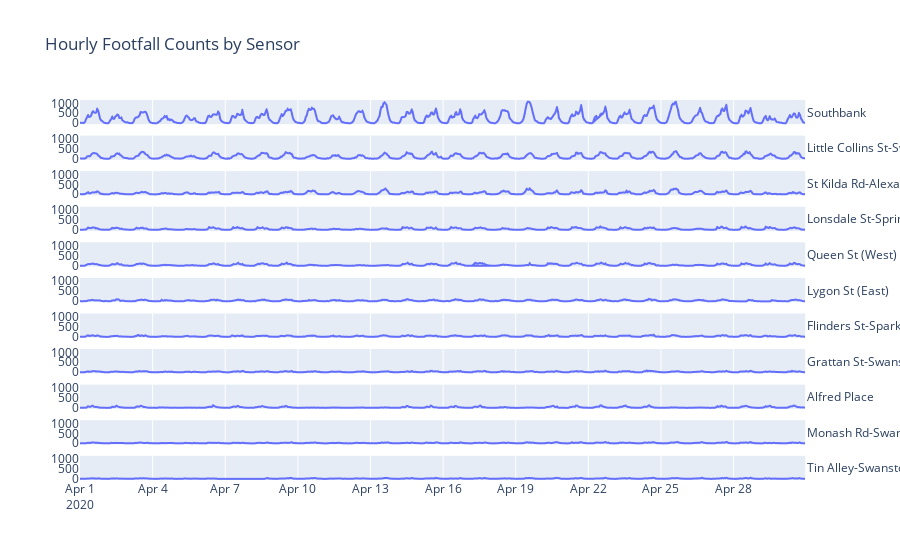

The notebook cell saved with this chart:
### Code cell
def plot_sensors(df, sensor=None, year=None, month=None, same_yscale=False, row_height=100, **kwargs):
    df = filter_foot_df(df, year=year, month=month, sensor=sensor)
    
    sensor_order = df.groupby("Sensor_Name")["Hourly_Counts"].sum().sort_values(ascending=False)
    
    # make the figure with Plotly Express
    fig = px.line(
        df, y="Hourly_Counts", x="datetime", facet_row="Sensor_Name", title="Hourly Footfall Counts by Sensor", 
        category_orders={'Sensor_Name': list(sensor_order.index)}, height=len(sensor_order)*row_height, **kwargs
    )
    
    # update figure produced by Plotly Express with fine-tuning 
    fig.update_yaxes(matches=None if same_yscale else "y", showgrid=False, zeroline=False, title_text=None)
    fig.update_xaxes(showgrid=True, title_text=None)
    fig.for_each_annotation(lambda a: a.update(textangle=0, text=a.text.split('=')[-1]))
    return fig

plot_sensors(foot_df, sensor=sensors, year=2020, month="April", same_yscale=False)

### Figure 1 — Plotly figure (JSON) as saved in the notebook; plotly's stock layout.template omitted (floating-point values rounded to 4 significant figures; data arrays with more than 128 entries replaced by an {"elided": "..."} marker saying what was removed)
{"data": [{"hovertemplate": "Sensor_Name=Southbank<br>datetime=%{x}<br>Hourly_Counts=%{y}<extra></extra>", "legendgroup": "", "line": {"color": "#636efa", "dash": "solid"}, "mode": "lines", "name": "", "showlegend": false, "type": "scattergl", "x": {"elided": "720 str values"}, "xaxis": "x11", "y": {"elided": "720 int values"}, "yaxis": "y11"}, {"hovertemplate": "Sensor_Name=Little Collins St-Swanston St (East)<br>datetime=%{x}<br>Hourly_Counts=%{y}<extra></extra>", "legendgroup": "", "line": {"color": "#636efa", "dash": "solid"}, "mode": "lines", "name": "", "showlegend": false, "type": "scattergl", "x": {"elided": "720 str values"}, "xaxis": "x10", "y": {"elided": "720 int values"}, "yaxis": "y10"}, {"hovertemplate": "Sensor_Name=St Kilda Rd-Alexandra Gardens<br>datetime=%{x}<br>Hourly_Counts=%{y}<extra></extra>", "legendgroup": "", "line": {"color": "#636efa", "dash": "solid"}, "mode": "lines", "name": "", "showlegend": false, "type": "scattergl", "x": {"elided": "720 str values"}, "xaxis": "x9", "y": {"elided": "720 int values"}, "yaxis": "y9"}, {"hovertemplate": "Sensor_Name=Lonsdale St-Spring St (West)<br>datetime=%{x}<br>Hourly_Counts=%{y}<extra></extra>", "legendgroup": "", "line": {"color": "#636efa", "dash": "solid"}, "mode": "lines", "name": "", "showlegend": false, "type": "scattergl", "x": {"elided": "720 str values"}, "xaxis": "x8", "y": {"elided": "720 int values"}, "yaxis": "y8"}, {"hovertemplate": "Sensor_Name=Queen St (West)<br>datetime=%{x}<br>Hourly_Counts=%{y}<extra></extra>", "legendgroup": "", "line": {"color": "#636efa", "dash": "solid"}, "mode": "lines", "name": "", "showlegend": false, "type": "scattergl", "x": {"elided": "720 str values"}, "xaxis": "x7", "y": {"elided": "720 int values"}, "yaxis": "y7"}, {"hovertemplate": "Sensor_Name=Lygon St (East)<br>datetime=%{x}<br>Hourly_Counts=%{y}<extra></extra>", "legendgroup": "", "line": {"color": "#636efa", "dash": "solid"}, "mode": "lines", "name": "", "showlegend": false, "type": "scattergl", "x": {"elided": "720 str values"}, "xaxis": "x6", "y": {"elided": "720 int values"}, "yaxis": "y6"}, {"hovertemplate": "Sensor_Name=Flinders St-Spark La<br>datetime=%{x}<br>Hourly_Counts=%{y}<extra></extra>", "legendgroup": "", "line": {"color": "#636efa", "dash": "solid"}, "mode": "lines", "name": "", "showlegend": false, "type": "scattergl", "x": {"elided": "720 str values"}, "xaxis": "x5", "y": {"elided": "720 int values"}, "yaxis": "y5"}, {"hovertemplate": "Sensor_Name=Grattan St-Swanston St (West)<br>datetime=%{x}<br>Hourly_Counts=%{y}<extra></extra>", "legendgroup": "", "line": {"color": "#636efa", "dash": "solid"}, "mode": "lines", "name": "", "showlegend": false, "type": "scattergl", "x": {"elided": "720 str values"}, "xaxis": "x4", "y": {"elided": "720 int values"}, "yaxis": "y4"}, {"hovertemplate": "Sensor_Name=Alfred Place<br>datetime=%{x}<br>Hourly_Counts=%{y}<extra></extra>", "legendgroup": "", "line": {"color": "#636efa", "dash": "solid"}, "mode": "lines", "name": "", "showlegend": false, "type": "scattergl", "x": {"elided": "720 str values"}, "xaxis": "x3", "y": {"elided": "720 int values"}, "yaxis": "y3"}, {"hovertemplate": "Sensor_Name=Monash Rd-Swanston St (West)<br>datetime=%{x}<br>Hourly_Counts=%{y}<extra></extra>", "legendgroup": "", "line": {"color": "#636efa", "dash": "solid"}, "mode": "lines", "name": "", "showlegend": false, "type": "scattergl", "x": {"elided": "720 str values"}, "xaxis": "x2", "y": {"elided": "720 int values"}, "yaxis": "y2"}, {"hovertemplate": "Sensor_Name=Tin Alley-Swanston St (West)<br>datetime=%{x}<br>Hourly_Counts=%{y}<extra></extra>", "legendgroup": "", "line": {"color": "#636efa", "dash": "solid"}, "mode": "lines", "name": "", "showlegend": false, "type": "scattergl", "x": {"elided": "720 str values"}, "xaxis": "x", "y": {"elided": "720 int values"}, "yaxis": "y"}], "layout": {"annotations": [{"font": {}, "showarrow": false, "text": "Tin Alley-Swanston St (West)", "textangle": 0, "x": 0.98, "xanchor": "left", "xref": "paper", "y": 0.03182, "yanchor": "middle", "yref": "paper"}, {"font": {}, "showarrow": false, "text": "Monash Rd-Swanston St (West)", "textangle": 0, "x": 0.98, "xanchor": "left", "xref": "paper", "y": 0.1255, "yanchor": "middle", "yref": "paper"}, {"font": {}, "showarrow": false, "text": "Alfred Place", "textangle": 0, "x": 0.98, "xanchor": "left", "xref": "paper", "y": 0.2191, "yanchor": "middle", "yref": "paper"}, {"font": {}, "showarrow": false, "text": "Grattan St-Swanston St (West)", "textangle": 0, "x": 0.98, "xanchor": "left", "xref": "paper", "y": 0.3127, "yanchor": "middle", "yref": "paper"}, {"font": {}, "showarrow": false, "text": "Flinders St-Spark La", "textangle": 0, "x": 0.98, "xanchor": "left", "xref": "paper", "y": 0.4064, "yanchor": "middle", "yref": "paper"}, {"font": {}, "showarrow": false, "text": "Lygon St (East)", "textangle": 0, "x": 0.98, "xanchor": "left", "xref": "paper", "y": 0.5, "yanchor": "middle", "yref": "paper"}, {"font": {}, "showarrow": false, "text": "Queen St (West)", "textangle": 0, "x": 0.98, "xanchor": "left", "xref": "paper", "y": 0.5936, "yanchor": "middle", "yref": "paper"}, {"font": {}, "showarrow": false, "text": "Lonsdale St-Spring St (West)", "textangle": 0, "x": 0.98, "xanchor": "left", "xref": "paper", "y": 0.6873, "yanchor": "middle", "yref": "paper"}, {"font": {}, "showarrow": false, "text": "St Kilda Rd-Alexandra Gardens", "textangle": 0, "x": 0.98, "xanchor": "left", "xref": "paper", "y": 0.7809, "yanchor": "middle", "yref": "paper"}, {"font": {}, "showarrow": false, "text": "Little Collins St-Swanston St (East)", "textangle": 0, "x": 0.98, "xanchor": "left", "xref": "paper", "y": 0.8745, "yanchor": "middle", "yref": "paper"}, {"font": {}, "showarrow": false, "text": "Southbank", "textangle": 0, "x": 0.98, "xanchor": "left", "xref": "paper", "y": 0.9682, "yanchor": "middle", "yref": "paper"}], "autosize": true, "legend": {"tracegroupgap": 0}, "title": {"text": "Hourly Footfall Counts by Sensor"}, "xaxis": {"anchor": "y", "autorange": true, "domain": [0, 0.98], "range": ["2020-04-01", "2020-04-30 23:00"], "showgrid": true, "title": {}, "type": "date"}, "xaxis10": {"anchor": "y10", "autorange": true, "domain": [0, 0.98], "matches": "x", "range": ["2020-04-01", "2020-04-30 23:00"], "showgrid": true, "showticklabels": false, "type": "date"}, "xaxis11": {"anchor": "y11", "autorange": true, "domain": [0, 0.98], "matches": "x", "range": ["2020-04-01", "2020-04-30 23:00"], "showgrid": true, "showticklabels": false, "type": "date"}, "xaxis2": {"anchor": "y2", "autorange": true, "domain": [0, 0.98], "matches": "x", "range": ["2020-04-01", "2020-04-30 23:00"], "showgrid": true, "showticklabels": false, "type": "date"}, "xaxis3": {"anchor": "y3", "autorange": true, "domain": [0, 0.98], "matches": "x", "range": ["2020-04-01", "2020-04-30 23:00"], "showgrid": true, "showticklabels": false, "type": "date"}, "xaxis4": {"anchor": "y4", "autorange": true, "domain": [0, 0.98], "matches": "x", "range": ["2020-04-01", "2020-04-30 23:00"], "showgrid": true, "showticklabels": false, "type": "date"}, "xaxis5": {"anchor": "y5", "autorange": true, "domain": [0, 0.98], "matches": "x", "range": ["2020-04-01", "2020-04-30 23:00"], "showgrid": true, "showticklabels": false, "type": "date"}, "xaxis6": {"anchor": "y6", "autorange": true, "domain": [0, 0.98], "matches": "x", "range": ["2020-04-01", "2020-04-30 23:00"], "showgrid": true, "showticklabels": false, "type": "date"}, "xaxis7": {"anchor": "y7", "autorange": true, "domain": [0, 0.98], "matches": "x", "range": ["2020-04-01", "2020-04-30 23:00"], "showgrid": true, "showticklabels": false, "type": "date"}, "xaxis8": {"anchor": "y8", "autorange": true, "domain": [0, 0.98], "matches": "x", "range": ["2020-04-01", "2020-04-30 23:00"], "showgrid": true, "showticklabels": false, "type": "date"}, "xaxis9": {"anchor": "y9", "autorange": true, "domain": [0, 0.98], "matches": "x", "range": ["2020-04-01", "2020-04-30 23:00"], "showgrid": true, "showticklabels": false, "type": "date"}, "yaxis": {"anchor": "x", "autorange": true, "domain": [0, 0.06364], "matches": "y", "range": [-61.67, 1172.0], "showgrid": false, "title": {}, "type": "linear", "zeroline": false}, "yaxis10": {"anchor": "x10", "autorange": true, "domain": [0.8427, 0.9064], "matches": "y", "range": [-61.67, 1172.0], "showgrid": false, "title": {}, "type": "linear", "zeroline": false}, "yaxis11": {"anchor": "x11", "autorange": true, "domain": [0.9364, 1.0], "matches": "y", "range": [-61.67, 1172.0], "showgrid": false, "title": {}, "type": "linear", "zeroline": false}, "yaxis2": {"anchor": "x2", "autorange": true, "domain": [0.09364, 0.1573], "matches": "y", "range": [-61.67, 1172.0], "showgrid": false, "title": {}, "type": "linear", "zeroline": false}, "yaxis3": {"anchor": "x3", "autorange": true, "domain": [0.1873, 0.2509], "matches": "y", "range": [-61.67, 1172.0], "showgrid": false, "title": {}, "type": "linear", "zeroline": false}, "yaxis4": {"anchor": "x4", "autorange": true, "domain": [0.2809, 0.3445], "matches": "y", "range": [-61.67, 1172.0], "showgrid": false, "title": {}, "type": "linear", "zeroline": false}, "yaxis5": {"anchor": "x5", "autorange": true, "domain": [0.3745, 0.4382], "matches": "y", "range": [-61.67, 1172.0], "showgrid": false, "title": {}, "type": "linear", "zeroline": false}, "yaxis6": {"anchor": "x6", "autorange": true, "domain": [0.4682, 0.5318], "matches": "y", "range": [-61.67, 1172.0], "showgrid": false, "title": {}, "type": "linear", "zeroline": false}, "yaxis7": {"anchor": "x7", "autorange": true, "domain": [0.5618, 0.6255], "matches": "y", "range": [-61.67, 1172.0], "showgrid": false, "title": {}, "type": "linear", "zeroline": false}, "yaxis8": {"anchor": "x8", "autorange": true, "domain": [0.6555, 0.7191], "matches": "y", "range": [-61.67, 1172.0], "showgrid": false, "title": {}, "type": "linear", "zeroline": false}, "yaxis9": {"anchor": "x9", "autorange": true, "domain": [0.7491, 0.8127], "matches": "y", "range": [-61.67, 1172.0], "showgrid": false, "title": {}, "type": "linear", "zeroline": false}}}
